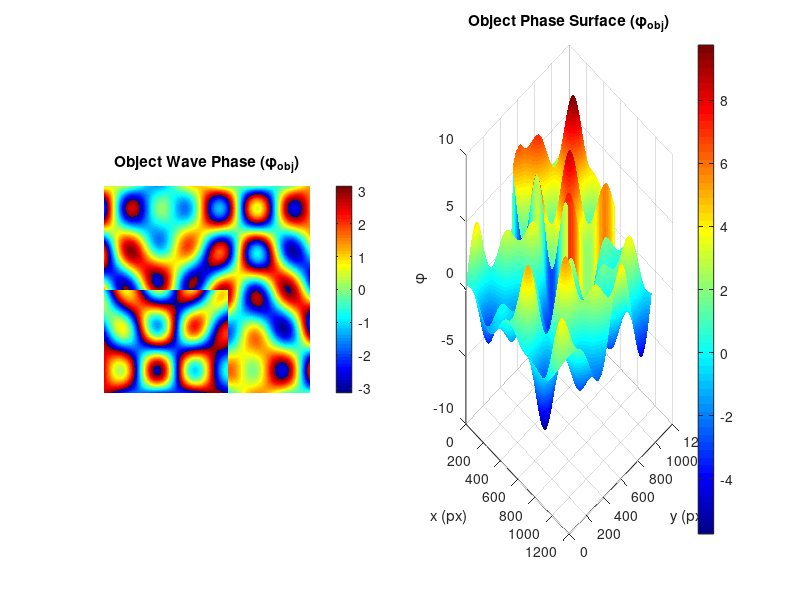
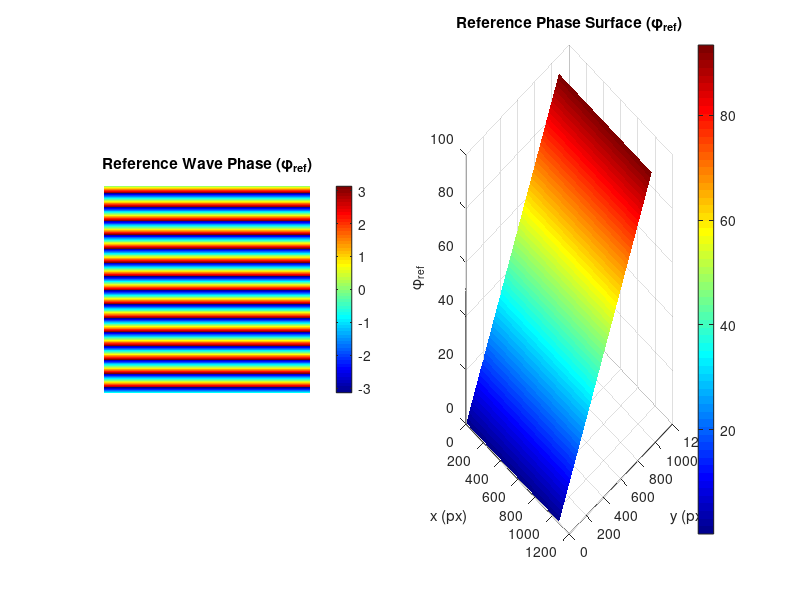
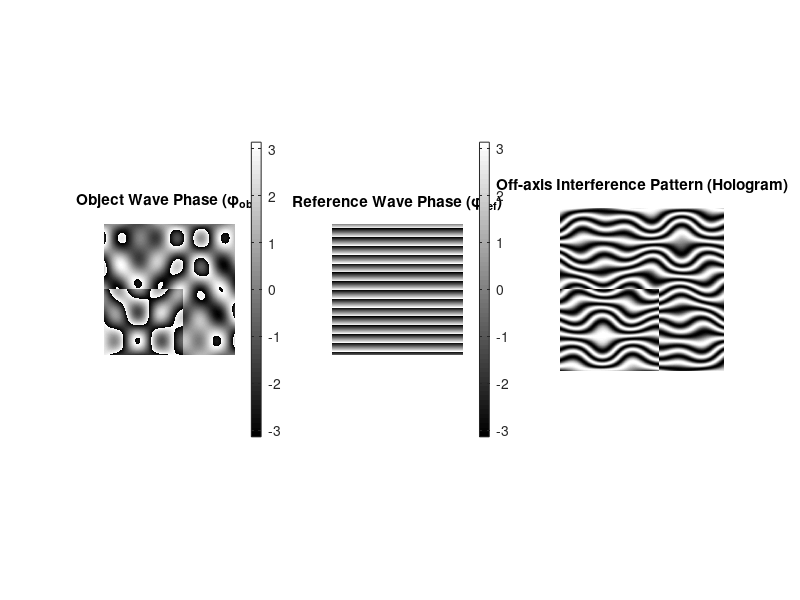
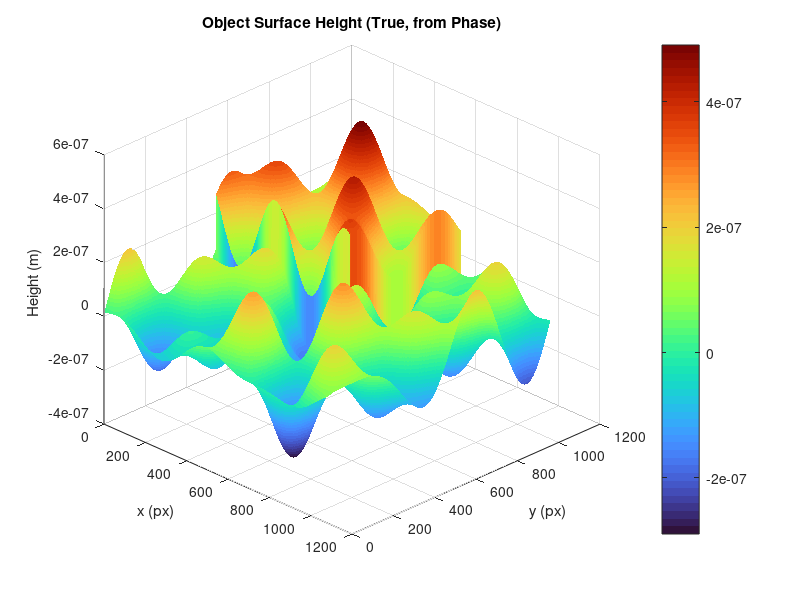

These figures' MATLAB source, in order: (Note: this script raises an error after producing the figures.)
%% Off-Axis Holography Simulation & 3D Surface Reconstruction from Fringes
% -------------------------------------------------------------------------
%
% This script demonstrates a complete workflow for simulating off-axis 
% holography, extracting interference fringes, and reconstructing the 3D 
% surface from those fringes. The process is divided into two main parts:
%
% PART 1: Off-axis holography simulation
% - Simulate object and reference waves
% - Generate and visualize the interference pattern (hologram)
% - Convert phase to surface height
%
% PART 2: Fringe extraction and 3D surface reconstruction
% - Extract/fringe binarization
% - Skeletonize (thinning) for single-pixel wide fringes
% - Estimate fringe orientation, rotate and label fringes
% - Reconstruct the 3D surface and level it
%
% NOTE: For educational and research purposes.
% -------------------------------------------------------------------------

clc; clear; close all;

%% ==== PART 1: Off-axis Holography Simulation ====

% Kích thước ảnh (số điểm CCD pixels)
Ax = 1080;
Ay = 1080;
N = 1080;

% Lưới tọa độ cho mô phỏng
[Xa, Ya] = meshgrid(1:Ax, 1:Ay);

% Tạo pha đối tượng theo hình parabol (dưới dạng Gaussian cho tổng quát)
% ampPhase = 4;      % Biên độ điều chế pha
% noise = 0;         % Thêm nhiễu nếu cần (hiện tại không dùng)
% [x, y] = meshgrid(linspace(-1,1,N));
% phi_obj = ampPhase * exp(-10*(x.^2 + y.^2)); % Hồi quy pha Gaussian
% Kích thước ảnh
N = 1080;

% Lưới tọa độ chuẩn hóa về [-1,1] để mô phỏng hình học
[x, y] = meshgrid(linspace(-1,1,N));

% Thành phần 1: Dốc tuyến tính (xu hướng chính)
ramp_x = 0.3 * x;
ramp_y = 0.2 * y;

% Thành phần 2: Các đỉnh Gaussian
peak1 = 8 * exp(-((x - 0.5).^2 + (y - 0.2).^2) / 0.05);
peak2 = 6 * exp(-((x + 0.4).^2 + (y + 0.3).^2) / 0.08);
peak3 = -4 * exp(-((x).^2 + (y - 0.5).^2) / 0.06);

% Thành phần 3: Sóng sin
wave1 = 3 * sin(10 * x) .* cos(8 * y);
wave2 = 3 * sin(6 * y) .* cos(6 * x);

% Thành phần 4: Bất liên tục
discontinuity = zeros(size(x));
discontinuity(y > 0 & x < 0.2) = 4;

% Tổng hợp pha thật
true_phase = ramp_x  +  wave1 + wave2 + discontinuity;

phi_obj = true_phase;


% Generate object wave
Es = exp(1i * phi_obj);

% Show object phase and the corresponding phase surface
figure('Name', 'Object Wave Visualization');
subplot(1,2,1)
imagesc(angle(Es)); 
title('Object Wave Phase (\phi_{obj})'); 
axis square; colormap(hsv); colorbar; axis off;

subplot(1,2,2)
surf(phi_obj, 'EdgeColor', 'none');
title('Object Phase Surface (\phi_{obj})'); 
xlabel('x (px)'); ylabel('y (px)'); zlabel('\phi');
colormap(jet); colorbar; view([45 30]);

% Reference wave parameters (off-axis)
lambda = 632.8e-9; % Wavelength in meters (HeNe red)
theta = 5 * pi / 180;   % Off-axis angle in radians
k = 2 * pi / lambda;                    
kSinTheta = k * sin(theta);            
scale_ref = 1e-7; % Scaling for reference phase spatial frequency
phi_ref = scale_ref * kSinTheta * Ya;
E0 = exp(1i * phi_ref);  % Reference wave, tilted along x-axis

% Convert phase to surface height (in meters)
h_surface = (lambda/(4*pi)) * phi_obj; % Surface height (m)
%%
% Visualize reference phase and phase surface
figure('Name', 'Reference Wave Visualization');
subplot(1,2,1);
imagesc(angle(E0)); 
title('Reference Wave Phase (\phi_{ref})'); 
axis square; colormap(jet); colorbar; axis off;

subplot(1,2,2);
surf(phi_ref, 'EdgeColor', 'none'); 
title('Reference Phase Surface (\phi_{ref})'); 
xlabel('x (px)'); ylabel('y (px)'); zlabel('\phi_{ref}');
colormap(jet); colorbar; view([45 30]);

% Simulate interference pattern (hologram)
I = abs(E0 + Es).^2;
%%
% --- Visualization of simulation results ---
figure('Name', 'Holography Simulation Results', 'Position', [200, 300, 1200, 400]);
subplot(1,3,1)
imagesc(angle(Es)); axis square; colormap(hsv); colorbar; axis off;
title('Object Wave Phase (\phi_{obj})');

subplot(1,3,2)
imagesc(angle(E0)); axis square; colormap(jet); colorbar; axis off;
title('Reference Wave Phase (\phi_{ref})');

subplot(1,3,3)
imagesc(I); axis square; colormap(gray); axis off;
title('Off-axis Interference Pattern (Hologram)');

% 3D surface plot of the object
figure('Name', 'True Object Height Map');
surf(h_surface, 'EdgeColor', 'none');
colormap turbo;
xlabel('x (px)'); ylabel('y (px)'); zlabel('Height (m)');
title('Object Surface Height (True, from Phase)');
colorbar;
view([45 30]);
c = colorbar; 
c.Label.String = 'Height (m)';

% Optional: 2D colormap height
% figure; imagesc(h_surface); axis square; colormap(jet); colorbar; axis off;
% title('Object Surface Height (True, 2D View)');

%% ==== PART 2: Fringe Extraction & 3D Surface Reconstruction ====

% --- 1. Convert to grayscale and binarize ---
Img_Original = I;
if size(Img_Original, 3) == 3
    grayImg = rgb2gray(Img_Original);
else
    grayImg = Img_Original;
end
img = im2double(grayImg);

% Otsu thresholding (invert so fringe = 1, background = 0)
thresh = graythresh(grayImg);
BW_Original = ~imbinarize(grayImg, thresh);

% --- 2. Skeletonization (Thinning) ---
changing = 1;
[rows, columns] = size(BW_Original);
BW_Thinned = BW_Original;

while changing
    BW_Del = ones(rows, columns); 
    changing = 0;
    % Step 1
    for i=2:rows-1
        for j = 2:columns-1
            P = [BW_Thinned(i,j) BW_Thinned(i-1,j) BW_Thinned(i-1,j+1) BW_Thinned(i,j+1) BW_Thinned(i+1,j+1) ...
                 BW_Thinned(i+1,j) BW_Thinned(i+1,j-1) BW_Thinned(i,j-1) BW_Thinned(i-1,j-1) BW_Thinned(i-1,j)];
            if (BW_Thinned(i,j) == 1 && sum(P(2:end-1))<=6 && sum(P(2:end-1)) >=2 && ...
                    P(2)*P(4)*P(6)==0 && P(4)*P(6)*P(8)==0)
                A = 0;
                for k = 2:9
                    if P(k) == 0 && P(k+1)==1
                        A = A+1;
                    end
                end
                if (A==1)
                    BW_Del(i,j)=0;
                    changing = 1;
                end
            end
        end
    end
    BW_Thinned = BW_Thinned.*BW_Del;

    % Step 2 
    BW_Del = ones(rows, columns); 
    for i=2:rows-1
        for j = 2:columns-1
            P = [BW_Thinned(i,j) BW_Thinned(i-1,j) BW_Thinned(i-1,j+1) BW_Thinned(i,j+1) BW_Thinned(i+1,j+1) ...
                 BW_Thinned(i+1,j) BW_Thinned(i+1,j-1) BW_Thinned(i,j-1) BW_Thinned(i-1,j-1) BW_Thinned(i-1,j)];
            if (BW_Thinned(i,j) == 1 && sum(P(2:end-1))<=6 && sum(P(2:end-1)) >=2 && ...
                    P(2)*P(4)*P(8)==0 && P(2)*P(6)*P(8)==0)
                A = 0;
                for k = 2:9
                    if P(k) == 0 && P(k+1)==1
                        A = A+1;
                    end
                end
                if (A==1)
                    BW_Del(i,j)=0;
                    changing = 1;
                end
            end
        end
    end
    BW_Thinned = BW_Thinned.*BW_Del;
end

BW = BW_Thinned;
vung_chon = BW;

% --- 3. Estimate fringe orientation using Hough Transform ---
[H, theta, rho] = hough(vung_chon);
P = houghpeaks(H, 5);
lines = houghlines(vung_chon, theta, rho, P);

%% Compute average fringe angle
avg_angle = mean([lines.theta]);
goc_vuong_goc = avg_angle + 90; % Perpendicular direction to fringes

[H, W] = size(vung_chon);
x_center = W / 2;
y_center = H / 2;
slope = tand(goc_vuong_goc);
x1 = 1; x2 = W;
y1 = y_center + slope * (x1 - x_center);
y2 = y_center + slope * (x2 - x_center);

%% --- 4. Visualize skeletonized and rotated fringes ---
% Rotate binary fringe image so fringes are nearly vertical
angle_deg = -90 + goc_vuong_goc;   
BW_rotated = imrotate(BW, angle_deg, 'bilinear', 'crop');
BW_rotated = BW_rotated(50:end-50, 50:end-50); % Crop border

figure('Name', 'Skeletonized and Rotated Fringes');
imshow(BW_rotated); 
title('Skeletonized Fringes (Rotated, Cropped)'); 
hold on;

% Find boundaries and label each fringe
[B,L] = bwboundaries(BW_rotated, 'noholes');
for k = 1:length(B)
    boundary = B{k};
    c = mean(boundary(:,2));  % centroid x
    r = mean(boundary(:,1));  % centroid y
    text(c, r, num2str(k), 'Color','yellow','FontSize',12,'FontWeight','bold');
end
hold off;

% --- 5. Reconstruct 3D surface from fringes ---
lambda = 632.8e-9; % Wavelength used above
khoang_cach_van = (lambda / 2)/cosd(abs(avg_angle)); % Fringe-to-height mapping

BW = BW_rotated;
L = bwlabel(BW);
num_labels = max(L(:));
X = []; Y = []; Z = [];

for i = 1:num_labels
    [y, x] = find(L == i); 
    z = ones(size(x)) * (i-1) * khoang_cach_van;
    X = [X; x];
    Y = [Y; y];
    Z = [Z; z];
end

%% Interpolate to get a smooth 3D surface
[xq, yq] = meshgrid(1:size(BW,2), 1:size(BW,1));
F = scatteredInterpolant(X, Y, Z, 'natural', 'nearest');
Zq = F(xq, yq);
Zq(~isfinite(Zq)) = 0;

figure('Name', 'Reconstructed 3D Surface');
surf(xq, yq, Zq, 'EdgeColor', 'none');
colormap turbo;
colorbar;
xlabel('X (px)'); ylabel('Y (px)'); zlabel('Height (m)');
title('3D Surface Reconstructed from Fringes');
view([45 30]);
c = colorbar; 
c.Label.String = 'Height (m)';

%% --- 6. Level the reconstructed surface (remove tilt) ---
% Crop for better display
Z = Zq(100:end-100, 100:end-100);
[M, N] = size(Z);
[xGrid, yGrid] = meshgrid(1:N, 1:M);
x = xGrid(:);
y = yGrid(:);
z = Z(:);

%% Fit and remove tilt (plane subtraction)
A = [x, y, ones(size(x))];  
coeff = A \ z;              
Z_fit = reshape(A * coeff, size(Z));
Z_leveled = Z - Z_fit;  

%% Normalize Z to start from zero and invert if necessary
Z_inverted = -Z_leveled;
Z_offset = Z_inverted - min(Z_inverted(:));

figure('Name', 'Tilt-Removed (Leveled) 3D Surface');
surf(xGrid, yGrid, Z_offset);
shading interp;
title('3D Surface after Tilt Removal (Leveled)');
xlabel('X (px)');
ylabel('Y (px)');
zlabel('Height (m)');
colormap parula;
colorbar;
